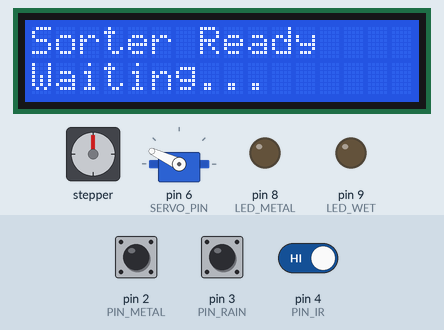
The sketch below on a simulated Arduino Uno, built with avr-gcc and run on an emulated ATmega328P. Parts: stepper motor, servo, 16×2 character LCD, output pins drawn as LEDs (lit = HIGH). Wiring (inferred from the names in the program): stepper motor (2048 steps per turn assumed): coils pin 10, pin 11, pin 12, pin 13. Inputs (shaded band) come from the test bench; at power-on: pin 4 (PIN_IR) HIGH, pin 2 (PIN_METAL) HIGH, pin 3 (PIN_RAIN) HIGH. Pins used as bus, display or sensor lines are not drawn; what the sketch prints to the serial monitor is not drawn.

Above: at 1.2 s.
1.3 s: pin 4 (PIN_IR) driven LOW
At 1.9 s:
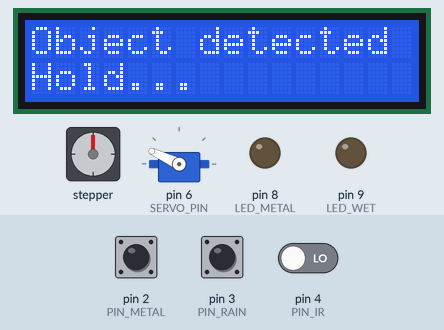
At 9.5 s:
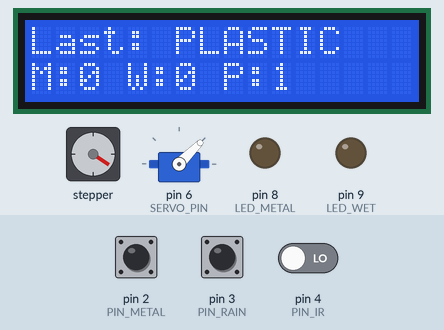
Timing chart, 0 to 16.0 s (numbered marks = the images above; inputs shaded):
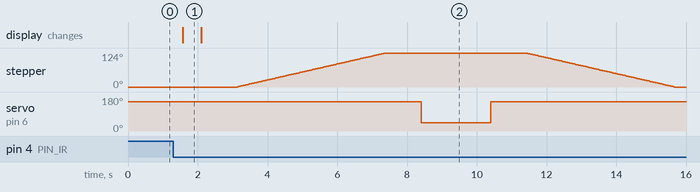

Measured:
- after the input at 1.3 s, stepper: turns 124° clockwise in 4.2 s, then 124° counter-clockwise in 4.2 s; servo on pin 6 (SERVO_PIN): 155° → 45° after 7.1 s, → 155° 2.0 s later; the display: changes after 0.28 s (image 1)
- what the display in image 1 shows lasts 0.5 s, from 1.6 s to 2.1 s

The sketch:

material_sorter.ino
```cpp
#include <Wire.h>
#include <LiquidCrystal_I2C.h>
#include <Servo.h>


// 28BYJ-48 + ULN2003 Stepper Control by Angle
const int IN1 = 10;
const int IN2 = 11;
const int IN3 = 12;
const int IN4 = 13;

const int STEPS_PER_REV = 4096;      // نصف خطوة = دورة كاملة
int STEP_DELAY_MS = 3;               // زمن بين الخطوات (أكبر = أبطأ)

const uint8_t seq[8][4] = {
  {1,0,0,0},
  {1,1,0,0},
  {0,1,0,0},
  {0,1,1,0},
  {0,0,1,0},
  {0,0,1,1},
  {0,0,0,1},
  {1,0,0,1}
};

int stepIndex = 0;

void stepMotor(int idx){
  digitalWrite(IN1, seq[idx][0]);
  digitalWrite(IN2, seq[idx][1]);
  digitalWrite(IN3, seq[idx][2]);
  digitalWrite(IN4, seq[idx][3]);
}

void rotateSteps(long steps, bool cw){
  for (long s=0; s<steps; s++){
    stepIndex = cw ? (stepIndex+1) & 7 : (stepIndex+7) & 7;
    stepMotor(stepIndex);
    delay(STEP_DELAY_MS);
  }
  // حرر الملفات لتقليل السخونة
  digitalWrite(IN1,0); digitalWrite(IN2,0);
  digitalWrite(IN3,0); digitalWrite(IN4,0);
}

// الدالة الرئيسية للتحريك بالزاوية
void rotateDegrees(float angle, bool cw){
  long steps = (long)(angle * STEPS_PER_REV / 360.0);
  rotateSteps(steps, cw);
}


// LCD
LiquidCrystal_I2C lcd(0x27, 16, 2);

// --- Pins ---
const int PIN_IR     = 4;   // IR obstacle
const int PIN_METAL  = 2;   // Inductive LJ12A3
const int PIN_RAIN   = 3;   // Raindrops D0

// LEDs
const int LED_METAL  = 8;
const int LED_WET    = 9;
const int LED_PLAST  = 0;

// Servo
Servo gateServo;
const int SERVO_PIN   = 6;
const int ANGLE_OPEN  = 45; // فتح
const int ANGLE_CLOSE = 155;  // غلق

// --- Signal polarity ---
const bool ACTIVE_LOW_IR    = true;
const bool ACTIVE_LOW_METAL = true;
const bool ACTIVE_LOW_RAIN  = true;

// --- Timings ---
const unsigned long IR_DEBOUNCE_MS   = 250;
const unsigned long SENSE_SETTLE_MS  = 500;
const unsigned long SERVO_OPEN_MS    = 2000;  // وقت بقاء البوابة مفتوحة (2 ثانية)
const unsigned long AFTER_SORT_MS    = 1000;  // وقت إضافي بعد الغلق

enum State { IDLE, SENSE, CLASSIFY, DONE };
State state = IDLE;

unsigned long cntMetal = 0, cntWet = 0, cntPlast = 0;

bool isActive(int pin, bool activeLow) {
  int v = digitalRead(pin);
  return activeLow ? (v == LOW) : (v == HIGH);
}

bool stableObjectPresent() {
  unsigned long t0 = millis();
  while (millis() - t0 < IR_DEBOUNCE_MS) {
    if (!isActive(PIN_IR, ACTIVE_LOW_IR)) return false;
    delay(10);
  }
  return true;
}

void setResultLEDs(bool m, bool w, bool p){
  digitalWrite(LED_METAL,  m ? HIGH : LOW);
  digitalWrite(LED_WET,    w ? HIGH : LOW);
  digitalWrite(LED_PLAST,  p ? HIGH : LOW);
}

void lcdShow(const char* line1, const char* line2 = nullptr) {
  lcd.clear();
  lcd.setCursor(0,0);
  lcd.print(line1);
  lcd.setCursor(0,1);
  if (line2) lcd.print(line2);
}

void lcdShowCounts() {
  char buf2[16];
  snprintf(buf2, sizeof(buf2), "M:%lu W:%lu P:%lu",
           cntMetal, cntWet, cntPlast);
  lcd.setCursor(0,1);
  lcd.print(buf2);
  delay(1000);
}

void setup() {
  pinMode(PIN_IR,    INPUT);
  pinMode(PIN_METAL, INPUT_PULLUP);
  pinMode(PIN_RAIN,  INPUT);

  pinMode(LED_METAL, OUTPUT);
  pinMode(LED_WET,   OUTPUT);
  pinMode(LED_PLAST, OUTPUT);


  pinMode(IN1, OUTPUT); pinMode(IN2, OUTPUT);
  pinMode(IN3, OUTPUT); pinMode(IN4, OUTPUT);
  // OFF مبدئياً
  digitalWrite(IN1,0); digitalWrite(IN2,0);
  digitalWrite(IN3,0); digitalWrite(IN4,0);


  gateServo.attach(SERVO_PIN);
  gateServo.write(ANGLE_CLOSE); // يبدأ مغلق

  Serial.begin(9600);
  Serial.println("IR-gated sorter ready");

  lcd.init();
  lcd.backlight();
  lcdShow("Sorter Ready", "Waiting...");
}

void loop() {
  switch (state) {
    case IDLE: {
      if (isActive(PIN_IR, ACTIVE_LOW_IR) && stableObjectPresent()) {
        lcdShow("Object detected", "Hold...");
        state = SENSE;
      }
    } break;

    case SENSE: {
      delay(SENSE_SETTLE_MS);
      state = CLASSIFY;
    } break;

    case CLASSIFY: {
      bool metal = isActive(PIN_METAL, ACTIVE_LOW_METAL);
      bool wet   = isActive(PIN_RAIN,  ACTIVE_LOW_RAIN);

      if (metal) {
        Serial.println("Detected: METAL");
        setResultLEDs(true,false,false);
        cntMetal++;
        lcdShow("Last: METAL");
        lcdShowCounts();
  // مثال: تحريك 90° مع عقارب الساعة
  rotateDegrees(250, true);
  delay(1000);

      // فتح البوابة 2 ثانية ثم غلق
      gateServo.write(ANGLE_OPEN);
      delay(SERVO_OPEN_MS);
      gateServo.write(ANGLE_CLOSE);
        delay(1000);
  rotateDegrees(250, false);
  delay(1000);


      } else if (wet) {
        Serial.println("Detected: WET");
        setResultLEDs(false,true,false);
        cntWet++;
        lcdShow("Last: WET");
        lcdShowCounts();
  // مثال: تحريك 90° مع عقارب الساعة
  rotateDegrees(5, true);
  delay(1000);

      // فتح البوابة 2 ثانية ثم غلق
      gateServo.write(ANGLE_OPEN);
      delay(SERVO_OPEN_MS);
      gateServo.write(ANGLE_CLOSE);
        delay(1000);
  rotateDegrees(5, false);
  delay(1000);


      } else {
        Serial.println("Detected: PLASTIC");
        setResultLEDs(false,false,true);
        cntPlast++;
        lcdShow("Last: PLASTIC");
        lcdShowCounts();
  // مثال: تحريك 90° مع عقارب الساعة
  rotateDegrees(125, true);
  delay(1000);

        // فتح البوابة 2 ثانية ثم غلق
      gateServo.write(ANGLE_OPEN);
      delay(SERVO_OPEN_MS);
      gateServo.write(ANGLE_CLOSE);
        delay(1000);
  rotateDegrees(125, false);
  delay(1000);

      }
/*
      // فتح البوابة 2 ثانية ثم غلق
      gateServo.write(ANGLE_OPEN);
      delay(SERVO_OPEN_MS);
      gateServo.write(ANGLE_CLOSE);
*/
      state = DONE;
    } break;

    case DONE: {
      delay(AFTER_SORT_MS);
      setResultLEDs(false,false,false);
      if (!isActive(PIN_IR, ACTIVE_LOW_IR)) {
        lcdShow("Waiting...", "Place an item");
        state = IDLE;
      }
    } break;
  }
}
```
